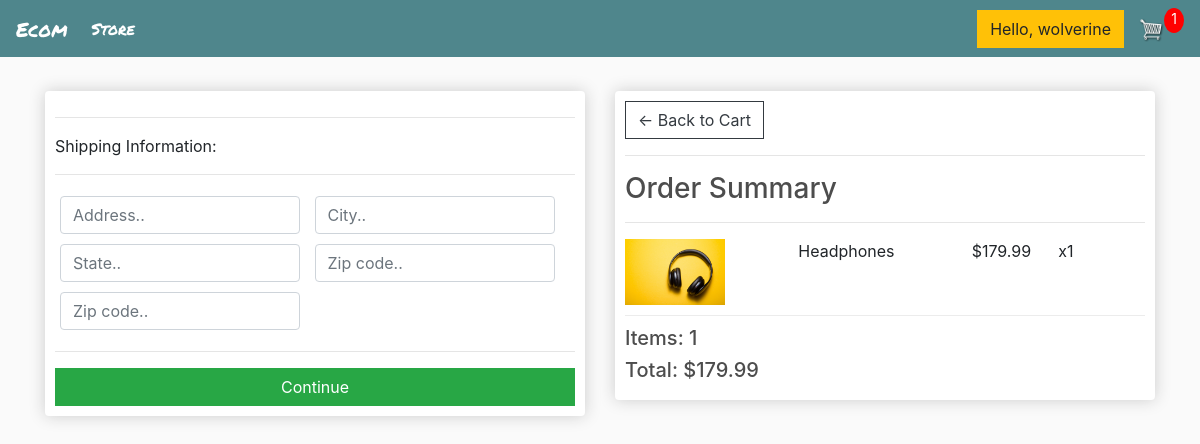
/checkout/ (signed in), run on an earlier commit of the app's database.
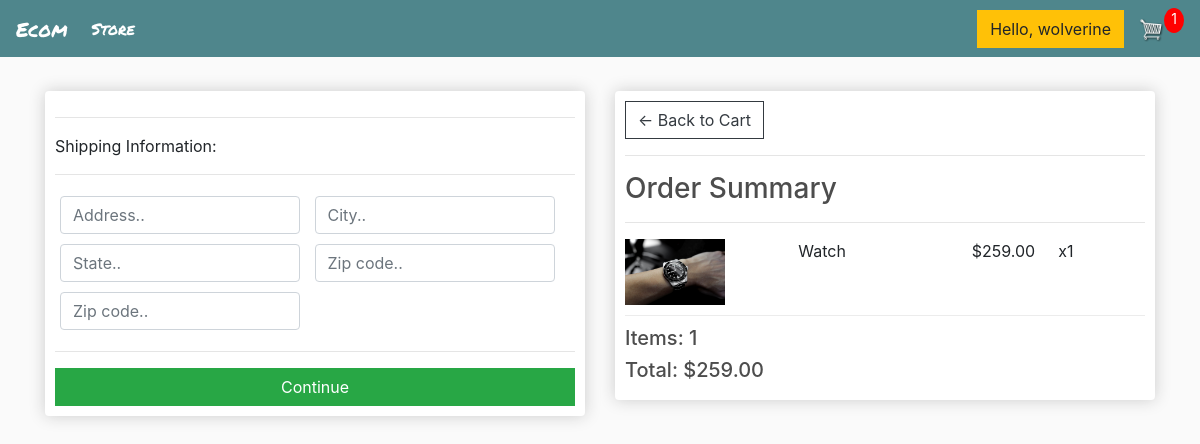
And on a later commit of the database.
### store/models.py (models this page shows, shortened)
class OrderItem(models.Model):
    product = models.ForeignKey(Product, on_delete = models.SET_NULL, null = True)
    order = models.ForeignKey(Order, on_delete=models.SET_NULL, null=True)
    quantity = models.IntegerField(default = 0, null = True, blank = True)
    date_added = models.DateTimeField(auto_now_add=True)
    @property
    def get_total(self):
        total = self.product.price * self.quantity
        return total

class Product(models.Model):
    name = models.CharField(max_length=200, null=True)
    price = models.DecimalField(max_digits=7,decimal_places=2)
    digital = models.BooleanField(default = False, null=True, blank = False)
    image = models.ImageField(null=True, blank=True)
    @property
    def imageURL(self):
        try:
            url = self.image.url
        except:
            url = ""
        return url

class Order(models.Model):
    customer = models.ForeignKey(Customer, on_delete=models.SET_NULL, null = True, blank = True)
    date_ordered = models.DateTimeField(auto_now_add = True)
    complete = models.BooleanField(default = False)
    transaction_id = models.CharField(max_length=100, null=True)
    @property
    def shipping(self):
        shipping = False
        orderitems = self.orderitem_set.all()
        for i in orderitems:
            if i.product.digital == False:
                shipping = True
        return shipping
    @property
    def get_cart_total(self):
        orderitems = self.orderitem_set.all()
        total = sum([item.get_total for item in orderitems])
        return total
    @property
    def get_cart_items(self):
        orderitems = self.orderitem_set.all()
        total = sum([item.quantity for item in orderitems])
        return total

### store/views.py (the view)
# urls.py: path('checkout/',views.checkout, name="checkout"),
def checkout(request):
    data = cartData(request)
    cartItems = data['cartItems']
    order = data['order']
    items = data['items']
    context = {'items':items, 'order':order, 'cartItems': cartItems}
    return render(request, 'store/checkout.html', context)

### store/utils.py (called while the page is built)
def cartData(request):
    if request.user.is_authenticated:
        customer = request.user.customer
        order, created = Order.objects.get_or_create(customer = customer, complete = False)
        items = order.orderitem_set.all()
        cartItems = order.get_cart_items
    else:
        cookieData = cookieCart(request)
        cartItems = cookieData['cartItems']
        order = cookieData['order']
        items = cookieData['items']
    return {'items':items, 'order':order, 'cartItems': cartItems}

### store/templates/store/checkout.html (shortened to what this page needs)
{% extends 'store/main.html' %}
{% load static %}
{% block content %}
<div class="row">
    <div class="col-lg-6">
        <div class="box-element" id="form-wrapper">
            <form id="form">
                <div id="shipping-info">
                    <hr>
                    <p>Shipping Information:</p>
                    <hr>
                    <div class="form-field">
                        <input class="form-control" type="text" name="address" placeholder="Address..">
                    </div>
                    <div class="form-field">
                        <input class="form-control" type="text" name="city" placeholder="City..">
                    </div>
                    <div class="form-field">
                        <input class="form-control" type="text" name="state" placeholder="State..">
                    </div>
                    <div class="form-field">
                        <input class="form-control" type="text" name="zipcode" placeholder="Zip code..">
                    </div>
                    <div class="form-field">
                        <input class="form-control" type="text" name="country" placeholder="Zip code..">
                    </div>
                </div>
                <hr>
                <input id="form-button" class="btn btn-success btn-block" type="submit" value="Continue">
            </form>
        </div>
        <br>
    </div>
    <div class="col-lg-6">
        <div class="box-element">
            <a class="btn btn-outline-dark" href="{% url 'cart' %}">&#x2190; Back to Cart</a>
            <hr>
            <h3>Order Summary</h3>
            <hr>
            {% for item in items %}
            <div class="cart-row">
                <div style="flex:2"><img class="row-image" src="{{item.product.imageURL}}"></div>
                <div style="flex:2">
                    <p>{{item.product.name}}</p>
                </div>
                <div style="flex:1">
                    <p>${{item.product.price}}</p>
                </div>
                <div style="flex:1">
                    <p>x{{item.quantity}}</p>
                </div>
            </div>
            {% endfor %}
            <h5>Items: {{cartItems}}</h5>
            <h5>Total: ${{order.get_cart_total|floatformat:2}}</h5>
        </div>
    </div>
</div>
{% endblock content %}

What changed in the data, as far as the page shows it:
removed OrderItem: product.imageURL (picture), product.name "Headphones", product.price "179.99", quantity "1"
removed Order: get_cart_total "179.99"
added OrderItem: product.imageURL (picture), product.name "Watch", product.price "259.00", quantity "1"
added Order: get_cart_total "259.00"
